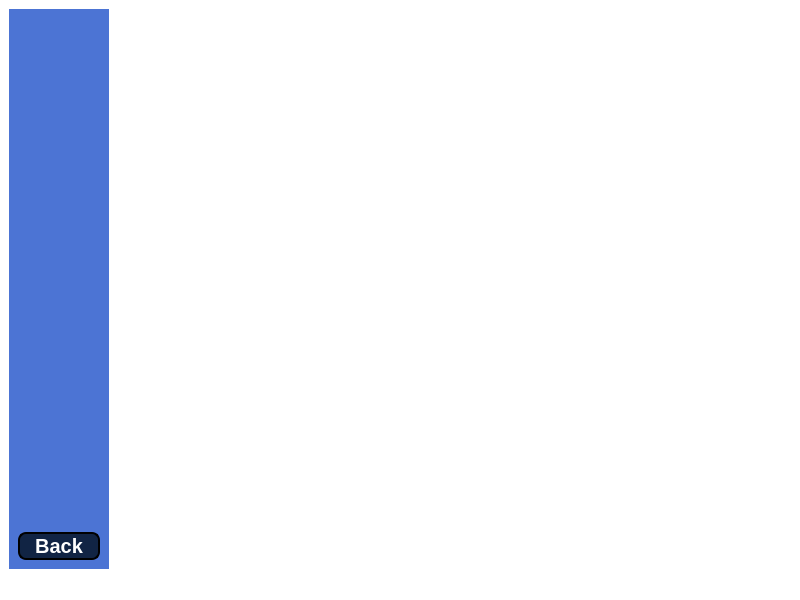
<?xml version="1.0" encoding="UTF-8"?>
<ui version="4.0">
 <class>MainWindow</class>
 <widget class="QMainWindow" name="MainWindow">
  <property name="geometry">
   <rect>
    <x>0</x>
    <y>0</y>
    <width>800</width>
    <height>600</height>
   </rect>
  </property>
  <property name="windowTitle">
   <string>MainWindow</string>
  </property>
  <property name="styleSheet">
   <string notr="true">border:None;
background-color: rgb(255, 255, 255);</string>
  </property>
  <widget class="QWidget" name="centralwidget">
   <layout class="QHBoxLayout" name="horizontalLayout">
    <item>
     <widget class="QFrame" name="frame_2">
      <property name="maximumSize">
       <size>
        <width>100</width>
        <height>16777215</height>
       </size>
      </property>
      <property name="styleSheet">
       <string notr="true">background-color: rgb(76, 116, 212);</string>
      </property>
      <property name="frameShape">
       <enum>QFrame::StyledPanel</enum>
      </property>
      <property name="frameShadow">
       <enum>QFrame::Raised</enum>
      </property>
      <layout class="QVBoxLayout" name="verticalLayout">
       <item>
        <spacer name="verticalSpacer">
         <property name="orientation">
          <enum>Qt::Vertical</enum>
         </property>
         <property name="sizeHint" stdset="0">
          <size>
           <width>20</width>
           <height>503</height>
          </size>
         </property>
        </spacer>
       </item>
       <item>
        <widget class="QPushButton" name="pushButton">
         <property name="styleSheet">
          <string notr="true">QPushButton
{
border: 2px solid ;
background-color: rgb(17,36,68);
color: rgb(255, 255, 255);
font-size: 20px;
font-weight: bold;
border-radius: 8px
}

QPushButton:hover{
	background-color: rgb(114, 214, 249);
	color:rgb(17, 36, 68);	
	border-color: rgb(17, 36, 68);
}
QPushButton:pressed{	
	background-color:rgb(255, 255, 255);		
	color: rgb(17, 36, 68);
}</string>
         </property>
         <property name="text">
          <string>Back</string>
         </property>
        </widget>
       </item>
      </layout>
     </widget>
    </item>
    <item>
     <widget class="QLabel" name="Para1">
      <property name="maximumSize">
       <size>
        <width>700</width>
        <height>16777215</height>
       </size>
      </property>
      <property name="styleSheet">
       <string notr="true">background-color: rgb(255, 255, 255);</string>
      </property>
      <property name="text">
       <string/>
      </property>
     </widget>
    </item>
   </layout>
  </widget>
  <widget class="QStatusBar" name="statusbar"/>
 </widget>
 <resources/>
 <connections/>
</ui>
